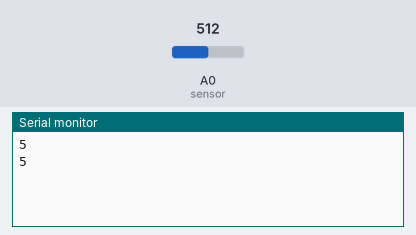
A sketch run on a simulated Arduino Uno, built with avr-gcc and run on an emulated ATmega328P. Parts: the last lines printed to the serial monitor. The test bench sets the inputs (shaded band); at power-on: A0 (sensor) = 512.

Above: at 1.3 s.
1.4 s: A0 (sensor) set to 716
At 1.9 s:
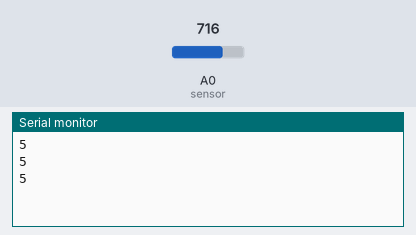
2.9 s: A0 (sensor) set to 900
At 3.4 s:
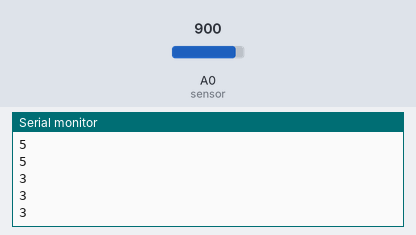
Timing chart, 0 to 5.9 s (numbered marks = the images above; inputs shaded):
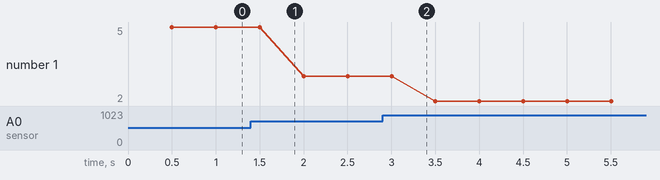

Measured:
- plotted number 1: 5 → 3 after the input at 1.4 s, 3 → 2 after the input at 2.9 s

The sketch:

IRS_SHARP_2Y0A21_output_read.ino
```cpp
#define sensor A0 // устанавливаем аналоговый вход на Arduino

void setup() {
  Serial.begin(9600); // начинаем Serial соединение с компьютером
}

void loop() {

  // 5v
  float volts = analogRead(sensor)*0.0048828125;  // значение сенсора * (5/1024)
  int distance = 13*pow(volts, -1); // выяснил методом подбора из даташита
  delay(500); // пауза 1 секунда для того, чтобы различать данные

  if (distance <= 80){ //ставим ограничение для защиты от ложных срабатываний
    Serial.println(distance);   // пишем данные в Serial порт
  }
}

// 11 - n
// 8-9 - 9
// 13-14 - 8
// 18 - 7
```
